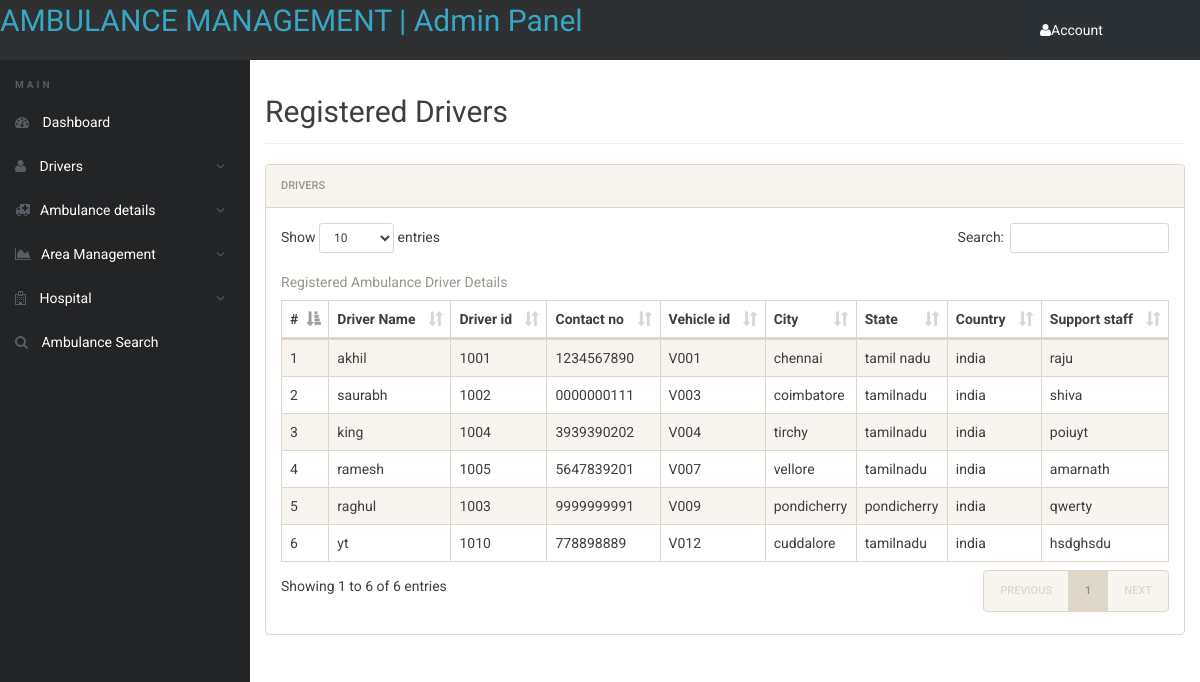
Screenshot of /admin/driver-detail.php (signed in) with the database file from the repository.
### tables this page shows
CREATE TABLE `driver` (
  `d_id` int(11) NOT NULL,
  `driver_name` varchar(30) NOT NULL,
  `Password` varchar(20) NOT NULL,
  `city` varchar(20) NOT NULL,
  `state` varchar(20) NOT NULL,
  `country` varchar(20) NOT NULL,
  `v_id` varchar(4) NOT NULL,
  `assist_name` varchar(20) NOT NULL,
  `contact` char(11) NOT NULL
);

### admin/driver-detail.php (the view, shortened to what this page needs)
<?php
include('includes/config.php');
if(strlen($_SESSION['alogin'])==0)
	{
header('location:index.php');
}
else{
?>
<!doctype html>
<html lang="en" class="no-js">
<head>
	<link rel="stylesheet" href="css/font-awesome.min.css">
	<link rel="stylesheet" href="css/bootstrap.min.css">
	<link rel="stylesheet" href="css/dataTables.bootstrap.min.css">
	<link rel="stylesheet" href="css/bootstrap-social.css">
	<link rel="stylesheet" href="css/bootstrap-select.css">
	<link rel="stylesheet" href="css/fileinput.min.css">
	<link rel="stylesheet" href="css/awesome-bootstrap-checkbox.css">
	<link rel="stylesheet" href="css/style.css">
</head>
<body>
	<?php include('includes/header.php');?>
	<div class="ts-main-content">
		<?php include('includes/leftbar.php');?>
		<div class="content-wrapper">
			<div class="container-fluid">
				<div class="row">
					<div class="col-md-12">
						<h2 class="page-title">Registered Drivers</h2>
						<div class="panel panel-default">
							<div class="panel-heading">Drivers</div>
							<div class="panel-body">
								<table id="zctb" class="display table table-striped table-bordered table-hover" cellspacing="0" width="100%" >
									<caption>Registered Ambulance Driver Details</caption>
                                    <thead>
										<tr>
										<th id="1">#</th>
										<th id="2">Driver Name</th>
										<th id="3">Driver id</th>
										<th id="4">Contact no</th>
										<th id="5">Vehicle id</th>
										<th id="6">City</th>
										<th id="7">State</th>
										<th id="8">Country</th>
                                        <th id="9">Support staff</th>
										</tr>
									</thead>
									<tbody>
                                        <?php $sql = "SELECT * from  driver ";
                                            $query = $dbh -> prepare($sql);
                                            $query->execute();
                                            $results=$query->fetchAll(PDO::FETCH_OBJ);
                                            $cnt=1;
                                            if($query->rowCount() > 0)
                                            {
                                            foreach($results as $result)
                                            {				?>
										<tr>
											<td><?php echo htmlentities($cnt);?></td>
											<td><?php echo htmlentities($result->driver_name);?></td>
											<td><?php echo htmlentities($result->d_id);?></td>
											<td><?php echo htmlentities($result->contact);?></td>
	                                        <td style="text-transform: uppercase;"><?php echo htmlentities($result->v_id);?></td>
											<td><?php echo htmlentities($result->city);?></td>
											<td><?php echo htmlentities($result->state);?></td>
											<td><?php echo htmlentities($result->country);?></td>
											<td><?php echo htmlentities($result->assist_name);?></td>
										</tr>
										<?php $cnt=$cnt+1; }} ?>
									</tbody>
								</table>
							</div>
						</div>
					</div>
				</div>
			</div>
		</div>
	</div>
</body>
</html>
<?php } ?>

### admin/css/style.css (style rules this page uses)
html { font-size: 14px; }
@media only screen and (min-width: 480px) { html { font-size: 17px; } }
@media only screen and (min-width: 768px) { html { font-size: 14px; } }
body { font-size: 1em; }
.panel { overflow: hidden; }
.page-title { padding-bottom: 15px; margin-bottom: 20px; border-bottom: 1px solid #f0f0f0; }
.ts-main-content .content-wrapper { padding-top: 15px; margin-top: 60px; }
@media only screen and (min-width: 992px) { .ts-main-content .content-wrapper { margin-left: 250px; } }

### rows the page displays
driver: driver_name "akhil", d "1001", contact "1234567890", v_id "V001", city "chennai", state "tamil nadu", country "india", assist_name "raju"
driver: driver_name "saurabh", d "1002", contact "0000000111", v_id "V003", city "coimbatore", state "tamilnadu", country "india", assist_name "shiva"
driver: driver_name "king", d "1004", contact "3939390202", v_id "V004", city "tirchy", state "tamilnadu", country "india", assist_name "poiuyt"
driver: driver_name "ramesh", d "1005", contact "5647839201", v_id "V007", city "vellore", state "tamilnadu", country "india", assist_name "amarnath"
driver: driver_name "raghul", d "1003", contact "9999999991", v_id "V009", city "pondicherry", state "pondicherry", country "india", assist_name "qwerty"
driver: driver_name "yt", d "1010", contact "778898889", v_id "V012", city "cuddalore", state "tamilnadu", country "india", assist_name "hsdghsdu"
